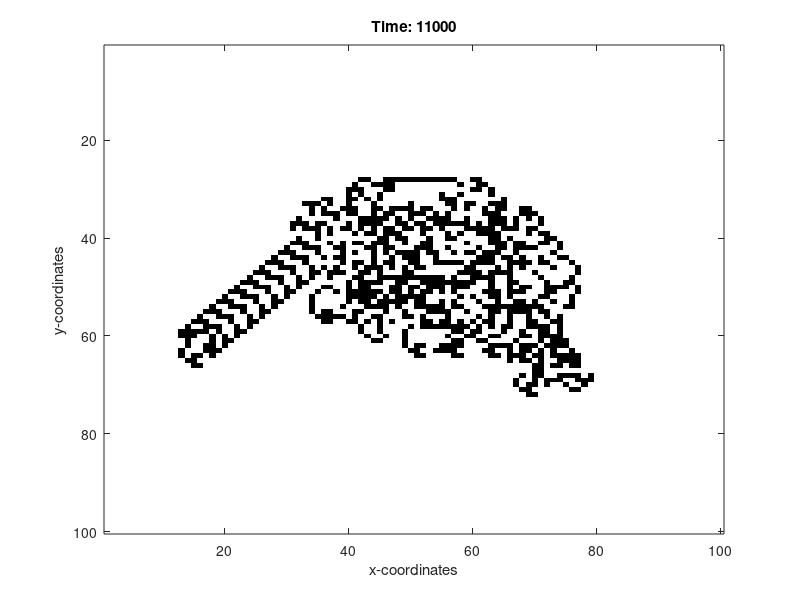

Recreate this plot in MATLAB.
clear all; % close all; clc;

T = 11000;
N = 100;
world = zeros(N, N);

% Colors and rules
color = [0 1];
turn = [1 -1]; % 1=left, -1=right

% Initial coordinates of painter
x_old = N/2;
x_new = N/2;
y_old = N/2 + 1;
y_new = N/2;
world(y_new, x_new) = color(1);

% Step in time and paint
for t = 1:T
    % Update coordinates
    x = x_new;
    y = y_new;
    
    % Paint :)
    idx = world(y, x) == color;
    world(y, x) = color(circshift(idx, 1));
    
   % Update old coordinates
    x_new = x + turn(idx)*(y_old - y);
    y_new = y + turn(idx)*(x - x_old);
    x_old = x;
    y_old = y;
end

% Final world
figure()
colormap('gray')
imagesc(imcomplement(world));
title(['Time: ' num2str(T)])
xlabel('x-coordinates')
ylabel('y-coordinates')
